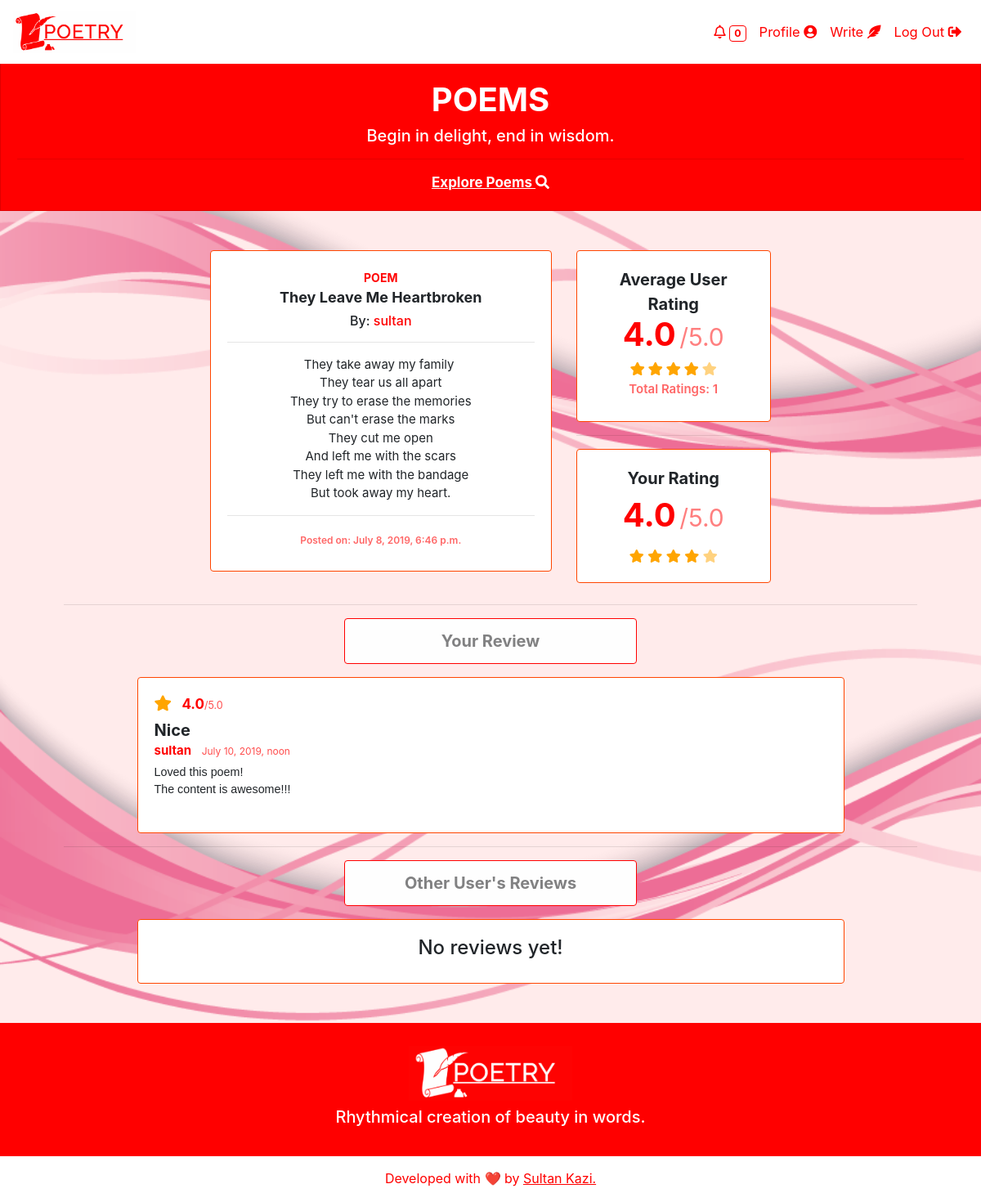
/read/10 (signed in), run on the app's committed database.
### poems/models.py (models this page shows, shortened)
class Poem(models.Model):
    user = models.ForeignKey(User, on_delete=models.CASCADE)
    title = models.CharField(max_length=255)
    poem = models.TextField()
    average_rating = models.DecimalField(max_digits=2, decimal_places=1, default=0.0)
    total_ratings = models.IntegerField(default=0)
    date = models.DateTimeField(auto_now_add=True, blank=True)

class Rating(models.Model):
    user = models.ForeignKey(User, on_delete=models.CASCADE)
    poem = models.ForeignKey(Poem, on_delete=models.CASCADE)
    CHOICE = [(1.0, "1.0"), (2.0, "2.0"), (3.0, "3.0"), (4.0, "4.0"), (5.0, "5.0")]
    rating = models.DecimalField(max_digits=2, decimal_places=1, choices=CHOICE)
    class Meta:
        unique_together = ("user", "poem")

class Review(models.Model):
    user = models.ForeignKey(User, on_delete=models.CASCADE)
    poem = models.ForeignKey(Poem, on_delete=models.CASCADE)
    headline = models.CharField(max_length=64)
    review = models.TextField()
    date = models.DateTimeField(auto_now_add=True, blank=True)
    class Meta:
        unique_together = ("user", "poem")

### poems/views.py (the view, shortened to what this page needs)
# urls.py: path("read/<int:poem_id>", views.read_view, name="read"),
@require_http_methods(["GET", "POST"])
@login_required(login_url="login")
def read_view(request, poem_id):
    try:
        poem = Poem.objects.get(id=poem_id)
    except Poem.DoesNotExist:
        raise Http404("Poem does not exist!")
    context = {"poem": poem}
    try:
        context["rating"] = Rating.objects.get(poem=poem, user=request.user)
    except:
        print("No Ratings by User!")
    try:
        context["review"] = Review.objects.get(poem=poem, user=request.user)
    except:
        print("No Review by User!")
    try:
        reviews = (
            Review.objects.filter(poem=poem).exclude(user=request.user).order_by("-id")
        )
        paginator = Paginator(reviews, 10)
        page = request.GET.get("page")
        reviews_per_page = paginator.get_page(page)
        context["reviews"] = reviews_per_page
        ratings = []
        context["ratings"] = ratings
    except:
        print("No Reviews!")
    context["notif_count"] = get_notif_count(request)
    return render(request, "poems/read.html", context)

### poems/views.py (called while the page is built)
def get_notif_count(request):
    notif_count = 0
    try:
        notifications = Notification.objects.all().filter(
            receiver=request.user, read=False
        )
        for notification in notifications:
            notif_count += 1
    except:
        print("No notifications!")
    return notif_count

### poems/templates/poems/read.html (shortened to what this page needs)
{% extends "poems/base.html" %}
{% block main %}
    <div class="row">
        <div class="col-lg-2"></div>
        <div class="col-lg-5">
            <div class="card-deck">
                <div class="card fade-animation">
                    <div class="card-body text-center">
                        <strong>
                            <label class="poem-label">POEM</label>
                            <p class="poem-title">{{ poem.title }}</p>
                        </strong>
                        <h6 style="margin-top: -10px;">By: <a href="/profile/{{poem.user}}"> {{ poem.user }}</a></h6>
                        <hr>
                        <div>
                            <label class="poem-data">{{ poem.poem }}</label>
                        </div>
                        <hr>
                        <label class="posted">Posted on: {{ poem.date }}</label>
                    </div>
                </div>
            </div>
            <br>
        </div>
        <div class="col-lg-3">
            <div class="card-deck">
                <div class="card fade-animation">
                    <div class="card-body text-center">
                        <div class="row">
                            <div class="col-lg-12">
                                <strong style="font-size: 20px;">Average User Rating</strong>
                                <div style="margin: -8px;">
                                    <label class="poem-label" style="font-size: 40px;"><strong>{{ poem.average_rating }}</strong></label>
                                    <span style="font-size: 30px; color: rgba(255, 0, 0, 0.5);">/5.0</span>
                                </div>
                                <div class="stars-outer" title="{{ poem.average_rating }}/5.0&#013;Total Ratings: {{ poem.total_ratings }}">
                                    <div class="stars-inner"></div>
                                </div>
                                <br><label class="posted" style="font-size: 15px;">Total Ratings: {{ poem.total_ratings }}</label>
                            </div>
                        </div>
                    </div>
                </div>
            </div>
            <hr>
            <div class="card-deck">
                <div class="card fade-animation">
                    <div class="card-body text-center">
                        <div class="row">
                            <div class="col-lg-12">
                                {% if not rating %}
                                    <strong style="font-size: 20px;">Rate</strong>
                                    <div style="margin-bottom: -5px; font-size: 13px;">
                                        <label class="poem-label">You cannot make any changes to your ratings later.</label>
                                    </div>
                                    <div>
                                        <label class="poem-label" style="font-size: 40px;"><strong id="my_rating">0.0</strong></label>
                                        <span style="font-size: 30px; color: rgba(255, 0, 0, 0.5);">/5.0</span>
                                    </div>
                                    <span class="fa fa-star rate" id="rate1" onclick="select_rating('rate1');" onmouseover="check('rate1');" onmouseout="uncheck('rate1');"></span>
                                    <span class="fa fa-star rate" id="rate2" onclick="select_rating('rate2');" onmouseover="check('rate2');" onmouseout="uncheck('rate2');"></span>
                                    <span class="fa fa-star rate" id="rate3" onclick="select_rating('rate3');" onmouseover="check('rate3');" onmouseout="uncheck('rate3');"></span>
                                    <span class="fa fa-star rate" id="rate4" onclick="select_rating('rate4');" onmouseover="check('rate4');" onmouseout="uncheck('rate4');"></span>
                                    <span class="fa fa-star rate" id="rate5" onclick="select_rating('rate5');" onmouseover="check('rate5');" onmouseout="uncheck('rate5');"></span>
                                    <form action="/rate" method="POST" class="mt-2">
                                        {% csrf_token %}
                                        <input type="hidden" name="rating_slected" id="rating_slected" value="0.0">
                                        <input type="hidden" name="poem_id" id="poem_id" value="{{poem.id}}">
                                        <hr>
                                        <button type="submit" class="btn btn-outline-red">Rate</button>
                                    </form>
                                    {% else %}
                                    <strong style="font-size: 20px;">Your Rating</strong>
                                    <div>
                                        <label class="poem-label" style="font-size: 40px;"><strong id="my_rating">{{ rating.rating }}</strong></label>
                                        <span style="font-size: 30px; color: rgba(255, 0, 0, 0.5);">/5.0</span>
                                    </div>
                                    {% for i in "01234" %}
                                        {% if i|add:"0" >= rating.rating %}
                                            <span class="fa fa-star unchecked"></span>
                                        {% else %}
                                            <span class="fa fa-star checked"></span>
                                        {% endif %}
                                    {% endfor %}
                                {% endif %}
                            </div>
                        </div>
                    </div>
                </div>
            </div>
        </div>
    </div>
    <hr>
    {% if review %}
    <div class="row">
        <div class="col-lg-4"></div>
        <div class="col-lg-4 alert alert-light fade-animation" style="border-color: red; border-width: 0.75px;">
            <strong style="font-size: 20px;">Your Review</strong>
        </div>
    </div>
    <div class="row">
        <div class="col-lg-1"></div>
        <div class="col-lg-10">
            <div class="card-deck">
                <div class="card fade-animation">
                    <div class="card-body" style="display: block; text-align: left;">
                        {% if rating %}
                            <span class="fa fa-star checked" style="font-size: 19px;" title="{{rating.rating}}/5.0"></span>
                            <label class="pl-2" style="color: red;">
                                <label style="font-size: 17px; font-weight: 700;">{{rating.rating}}</label><label style="font-size: 12.5px; color: rgba(255, 0, 0, 0.7);">/5.0</label>
                            </label>
                        {% else %}
                            <span class="fa fa-star unchecked" style="font-size: 19px;" title="0.0/5.0"></span>
                            <label class="pl-2" style="color: red;">
                                    <label style="font-size: 17px; font-weight: 700;">0.0</label><label style="font-size: 12.5px; color: rgba(255, 0, 0, 0.7);">/5.0</label>
                            </label>
                        {% endif %}
                        <div style="margin-top: -10px;">
                        <h5 style="margin-bottom: 0px;"><strong>{{review.headline}}</strong></h5>
                            <label style="font-size: 15px; font-weight: bolder;"><a href="/profile/{{review.user}}">{{review.user}}</a></label>
                            <label class="pl-2" style="font-size: 12px; color: rgba(255, 0, 0, 0.7);"">{{review.date}}</label>
                        </div>
                        <div class="review">
                            {{review.review}}
                        </div>
                    </div>
                </div>
            </div>
        </div>
    </div>
    <hr>
    {% endif %}
    <div class="row">
        <div class="col-lg-4"></div>
        <div class="col-lg-4 alert alert-light fade-animation" style="border-color: red; border-width: 0.75px;">
            <strong style="font-size: 20px;">Other User's Reviews</strong>
        </div>
    </div>
    {% if not reviews %}
    <div class="row">
        <div class="col-lg-1"></div>
        <div class="col-lg-10">
            <div class="card-deck">
                <div class="card fade-animation">
                    <div class="card-body text-center">
                        <h4>No reviews yet!</h4>
                    </div>
                </div>
            </div>
        </div>
    </div>
    {% endif %}
{% endblock %}

### poems/static/poems/styles.css (style rules this page uses)
body { background: url("bg.png"); background-size: cover; background-attachment: fixed; background-repeat: no-repeat; }
.poem-label { color: red; font-size: 14px; }
.poem-title { font-size: 18px; margin-top: -8px; }
.posted { font-size: 12px; color: rgba(255, 0, 0, 0.6); font-weight: 600; }
a { color: red; }
.fade-animation { animation-name: fade; animation-duration: 2.3s; animation-fill-mode: forwards; border-style: solid; border-color: orangered; border-width: 0.9px; }
.poem-data { white-space: pre-wrap; font-size: 15px; height: 100px; }
.checked { color: orange; }
.unchecked { color: rgba(255, 165, 0, 0.5); }
.stars-outer { position: relative; display: inline-block; }
.stars-inner { position: absolute; top: 0; left: 0; white-space: nowrap; overflow: hidden; width: 0; }
.stars-outer::before { content: "\f005 \f005 \f005 \f005 \f005"; font-family: "Font Awesome 5 Free"; font-weight: 900; color: rgba(255, 165, 0, 0.5); }
.stars-inner::before { content: "\f005 \f005 \f005 \f005 \f005"; font-family: "Font Awesome 5 Free"; font-weight: 900; color: orange; }
.review { margin-top: -25px; font-size: 14.3px; font-family: sans-serif; white-space: pre-line; }

### data on the page
Poem: title "They Leave Me Heartbroken", user "sultan", poem "They take away my family They tear us all apart They try to erase the memories But can't erase the marks They cut me open And left me with the scars They left me with the bandage But took away my heart.", date "July 8, 2019, 6:46 p.m.", average_rating "4.0", total_ratings "1"
Rating: rating "4.0"
Review: headline "Nice", user "sultan", date "July 10, 2019, noon", review "Loved this poem! The content is awesome!!!"

### other printed values
{{ notif_count }} "0"
